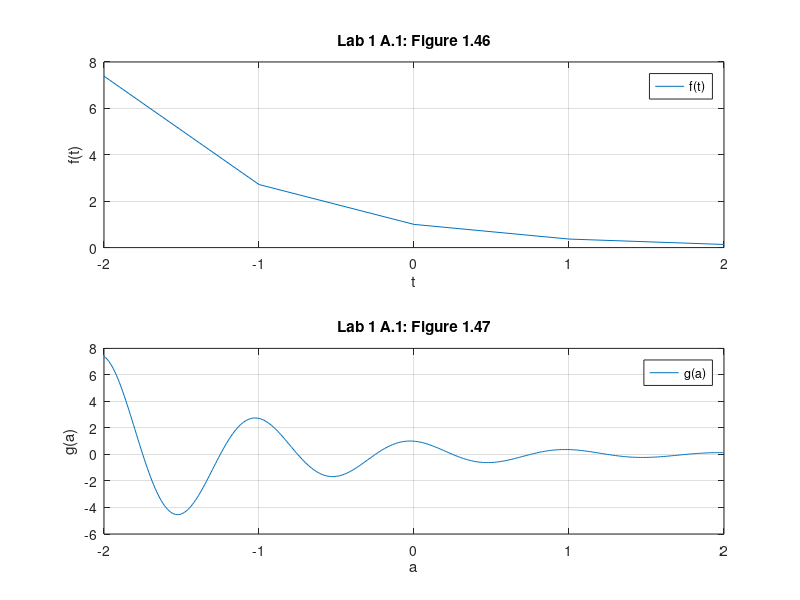

Write MATLAB code to recreate this figure.
clf;
clc;
clear;
f = @(t) exp(-t).*cos(2.*pi.*t);
t = (-2:2);
f(t);
subplot(2,1,1)
plot(t,f(t));
title('Lab 1 A.1: Figure 1.46')
xlabel('t');
ylabel('f(t)'); 
grid;
legend('f(t)')

g = @(a) exp(-a).*cos(2.*pi.*a);
a = (-2:0.01:2);
g(a);
subplot(2,1,2)
plot(a,g(a));
title('Lab 1 A.1: Figure 1.47')
xlabel('a');
ylabel('g(a)'); grid;
legend('g(a)')
